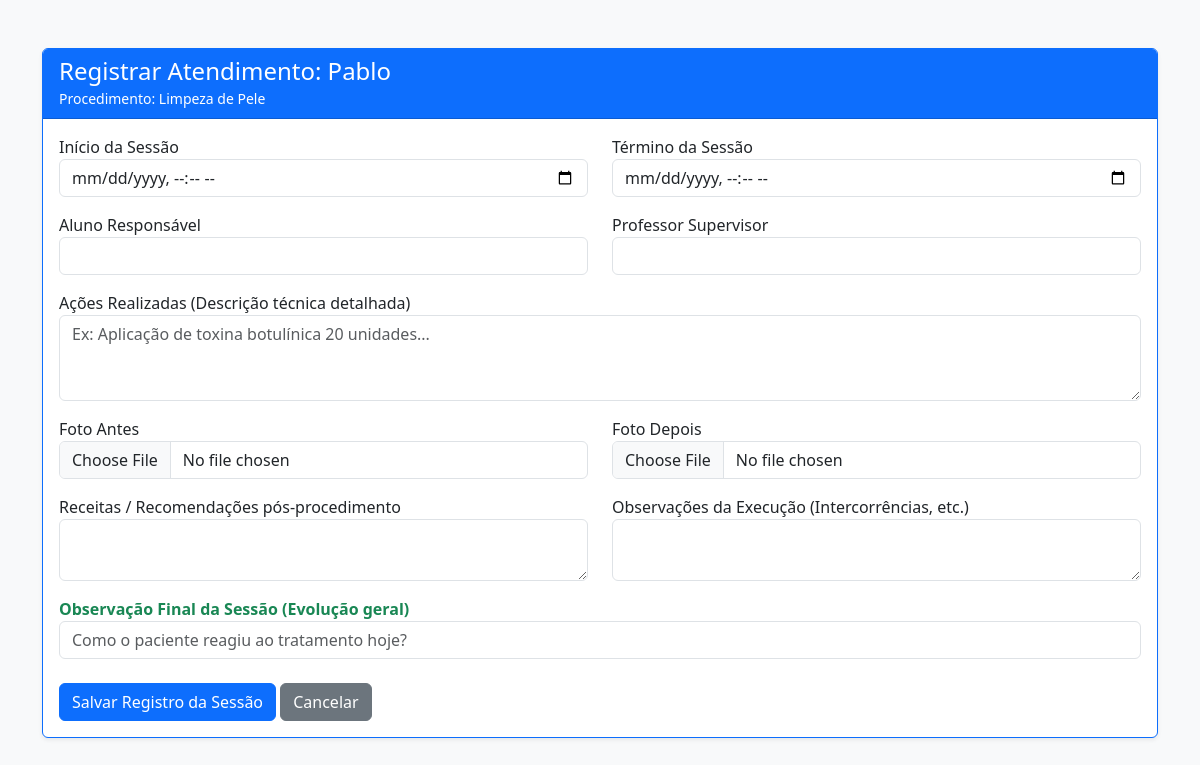
The app's page /agendamento/1/registrar_sessao with its own data.
### tables this page shows
CREATE TABLE pacientes (
            id INTEGER PRIMARY KEY AUTOINCREMENT,
            nome_completo TEXT NOT NULL,
            email TEXT,
            telefone TEXT,
            data_nascimento DATE,
            cpf TEXT,
            historico_medico TEXT,
            termo_consentimento BOOLEAN,
            autorizacao_imagem BOOLEAN
        );

CREATE TABLE agendamentos (
            id INTEGER PRIMARY KEY AUTOINCREMENT,
            paciente_id INTEGER,
            data_hora DATETIME,
            status TEXT,
            status_pagamento TEXT DEFAULT 'Aguardando',
            tipo_procedimento TEXT,
            sessoes_previstas INTEGER,
            valor_cobrado REAL,
            forma_pagamento TEXT,
            observacoes TEXT,
            FOREIGN KEY (paciente_id) REFERENCES pacientes (id)
        );

### app/controllers/rotas.py (the view)
@rotas_bp.route('/agendamento/<int:id>/registrar_sessao', methods=['GET', 'POST'])
def registrar_sessao(id):
    agendamento = agendamento_service.obter_agendamento(id)
    paciente = paciente_service.obter_paciente(agendamento['paciente_id'])
    if request.method == 'POST':
        procedimento_service.registrar_procedimento(id, paciente['id'], request.form, request.files)
        return redirect(url_for('rotas.perfil_paciente', id=paciente['id']))
    return render_template('form_procedimento.html', agendamento=agendamento, paciente=paciente)

### app/database.py (called while the page is built)
def get_db_connection():
    basedir = os.path.abspath(os.path.dirname(os.path.dirname(__file__)))
    db_path = os.path.join(basedir, 'banco.db')
    conn = sqlite3.connect(db_path)
    conn.row_factory = sqlite3.Row
    return conn

### app/services/agendamento_service.py (called while the page is built)
def obter_agendamento(agendamento_id):
    conn = get_db_connection()
    agendamento = conn.execute('SELECT * FROM agendamentos WHERE id = ?', (agendamento_id,)).fetchone()
    conn.close()
    return agendamento

### app/services/paciente_service.py (called while the page is built)
def obter_paciente(paciente_id):
    conn = get_db_connection()
    paciente = conn.execute('SELECT * FROM pacientes WHERE id = ?', (paciente_id,)).fetchone()
    conn.close()
    return paciente

### app/templates/form_procedimento.html (shortened to what this page needs)
<!DOCTYPE html>
<html lang="pt-BR">
<head>
    <link href="https://cdn.jsdelivr.net/npm/bootstrap@5.3.2/dist/css/bootstrap.min.css" rel="stylesheet">
</head>
<body class="bg-light">
    <div class="container mt-5">
        <div class="card shadow-sm border-primary">
            <div class="card-header bg-primary text-white">
                <h4 class="mb-0">Registrar Atendimento: {{ paciente.nome_completo }}</h4>
                <small>Procedimento: {{ agendamento.tipo_procedimento }}</small>
            </div>
            <div class="card-body">
                <form method="POST" enctype="multipart/form-data">
                    <div class="row mb-3">
                        <div class="col-md-6">
                            <label>Início da Sessão</label>
                            <input type="datetime-local" name="data_hora_iniciado" class="form-control" required>
                        </div>
                        <div class="col-md-6">
                            <label>Término da Sessão</label>
                            <input type="datetime-local" name="data_hora_finalizacao" class="form-control" required>
                        </div>
                    </div>
                    <div class="row mb-3">
                        <div class="col-md-6">
                            <label>Aluno Responsável</label>
                            <input type="text" name="aluno_responsavel" class="form-control" required>
                        </div>
                        <div class="col-md-6">
                            <label>Professor Supervisor</label>
                            <input type="text" name="professor_supervisor" class="form-control" required>
                        </div>
                    </div>
                    <div class="mb-3">
                        <label>Ações Realizadas (Descrição técnica detalhada)</label>
                        <textarea name="acoes_realizadas" class="form-control" rows="3" placeholder="Ex: Aplicação de toxina botulínica 20 unidades..." required></textarea>
                    </div>
                    <div class="row mb-3">
                        <div class="col-md-6">
                            <label>Foto Antes</label>
                            <input type="file" name="foto_antes" class="form-control" accept="image/*">
                        </div>
                        <div class="col-md-6">
                            <label>Foto Depois</label>
                            <input type="file" name="foto_depois" class="form-control" accept="image/*">
                        </div>
                    </div>
                    <div class="row mb-3">
                        <div class="col-md-6">
                            <label>Receitas / Recomendações pós-procedimento</label>
                            <textarea name="receitas_recomendadas" class="form-control" rows="2"></textarea>
                        </div>
                        <div class="col-md-6">
                            <label>Observações da Execução (Intercorrências, etc.)</label>
                            <textarea name="observacoes_execucao" class="form-control" rows="2"></textarea>
                        </div>
                    </div>
                    <div class="mb-4">
                        <label class="text-success fw-bold">Observação Final da Sessão (Evolução geral)</label>
                        <input type="text" name="observacao_final" class="form-control" placeholder="Como o paciente reagiu ao tratamento hoje?">
                    </div>
                    <button type="submit" class="btn btn-primary">Salvar Registro da Sessão</button>
                    <a href="/paciente/{{ paciente.id }}" class="btn btn-secondary">Cancelar</a>
                </form>
            </div>
        </div>
    </div>
</body>
</html>

### records on screen
pacientes: nome_completo "Pablo"
agendamentos: tipo_procedimento "Limpeza de Pele"
